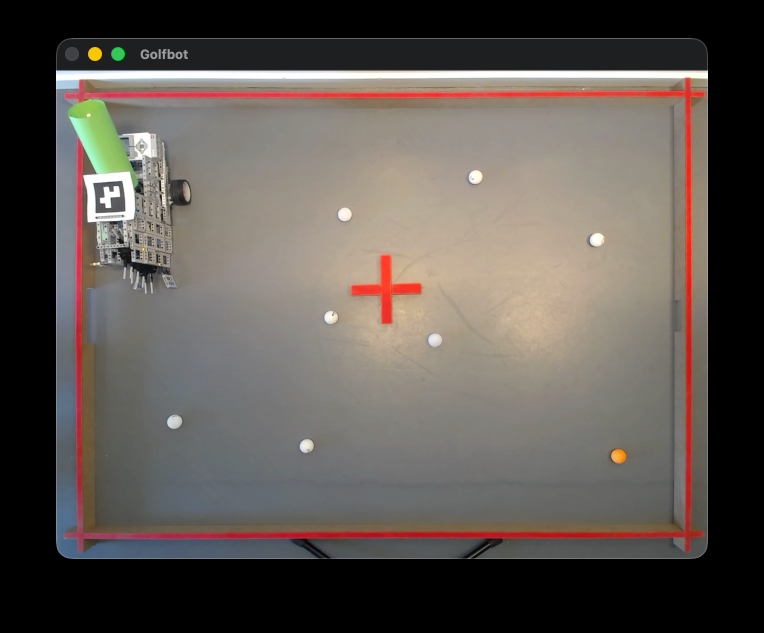
#> input picture test_img_1.png, 1528 x 1266 px (shown at 1/2 size)
$ python -i ball_avoid_robot_template.py   (imports and definitions only)
#> lines starting #> are read from the running program, lines starting #| are printed output that depends on the picture
#!/usr/bin/env python3
"""Camera-to-robot template for ping pong ball chase with obstacle avoidance.

- Detects orange/white ping pong balls using HSV + contour circularity.
- Detects near-field obstacles using edge/contour occupancy zones.
- Sends one-byte TCP commands to the robot with safety-first arbitration.
"""

from __future__ import annotations

import argparse
import math
import socket
import time
from dataclasses import dataclass
from typing import Optional

import cv2 as cv
import numpy as np


@dataclass
class HSVRange:
    lower: tuple[int, int, int]
    upper: tuple[int, int, int]


@dataclass
class BallDetection:
    x: int
    y: int
    radius: float
    color_name: str
    confidence: float
    circularity: float = 0.0


@dataclass
class RobotPose:
    x: int
    y: int
    heading_rad: float
    confidence: float


@dataclass
class DangerFlags:
    front: bool = False
    back: bool = False
    left: bool = False
    center: bool = False
    right: bool = False


@dataclass
class DangerState:
    nearest_distance_px: float = float("inf")
    nearest_point: Optional[tuple[int, int]] = None
    nearest_dx_body: float = 0.0
    nearest_dy_body: float = 0.0
    too_close: bool = False


@dataclass
class Settings:
    host: str = "172.20.10.2"
    port: int = 12345
    camera_index: int = 0
    send_interval_sec: float = 0.12
    stable_frames_required: int = 2
    reconnect_delay_sec: float = 1.0
    min_ball_area: int = 140
    max_ball_area: int = 8000
    min_ball_circularity: float = 0.65
    min_ball_radius: float = 10.0
    max_ball_radius: float = 20.0
    min_ball_confidence: float = 0.5
    align_deadband_px: int = 35
    target_radius_px: float = 38.0
    obstacle_roi_start_ratio: float = 0.52
    min_obstacle_area: int = 800
    danger_center_deadband_px: int = 60
    danger_distance_px: float = 35.0
    danger_too_close_px: float = 35.0
    danger_rear_ignore_px: float = 35.0
    aruco_dictionary: int = cv.aruco.DICT_4X4_50
    robot_marker_id: int = 7
    use_robot_pose: bool = True
    pose_turn_deadband_deg: float = 12.0
    pose_arrival_distance_px: float = 110.0
    white_sat_split: float = 80.0
    robot_footprint_length_px: float = 230.0
    robot_footprint_width_px: float = 80.0
    commit_forward_window_sec: float = 3 #TODO tweak


@dataclass
class HSVTuning:
    orange_range: HSVRange
    white_range: HSVRange
    white_sat_split: float


# Single-byte robot protocol. Change if your robot expects different keys.
CMD_FORWARD = "i"
CMD_BACKWARD = "k"
CMD_LEFT = "j"
CMD_RIGHT = "l"
CMD_STOP = "s"
CMD_QUIT = "q"


class RobotClient:
    # [40 lines left out: functions __init__, connect, send_char, close, not called in this run]


class HSVLiveTuner:
    WINDOW_NAME = "HSV Tuner"

    # [18 lines left out: function __init__, not called in this run]

    def _add(self, name: str, value: int, max_value: int) -> None:
        cv.createTrackbar(name, self.WINDOW_NAME, int(value), max_value, lambda _x: None)

    def _get(self, name: str) -> int:
        return int(cv.getTrackbarPos(name, self.WINDOW_NAME))

    # [715 lines left out: functions read, build_ball_masks, build_ball_mask, make_ball_debug_view, detect_balls, choose_target_ball and 9 more, not called in this run]


# [2 lines not run here, left out]

>>> import cv2
>>> picture = cv2.imread('../test_img_1.png', cv2.IMREAD_GRAYSCALE)
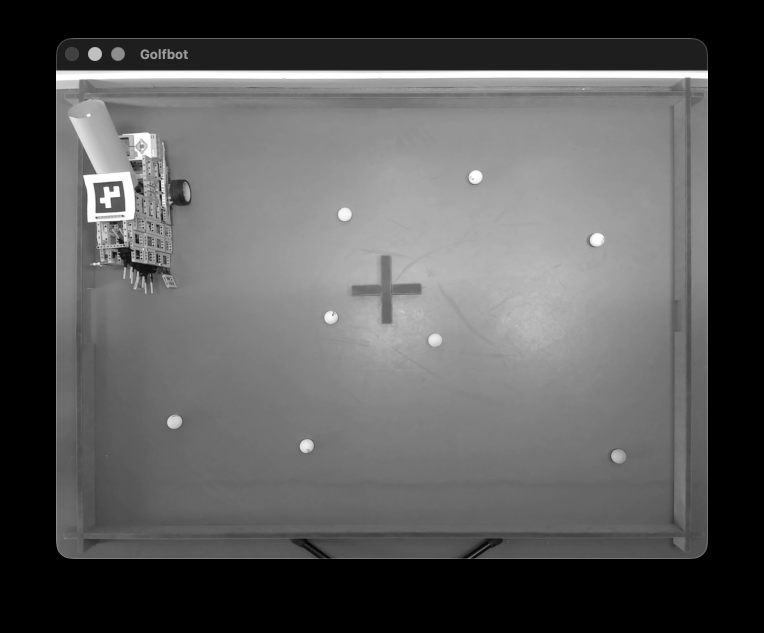
#> picture: shape (1266, 1528) (shown at 1/2 size); min 0, max 255, mean 88.3
#> (the run stopped early here; a loop or call above may not have finished)

$ run again, on test_img_3.png
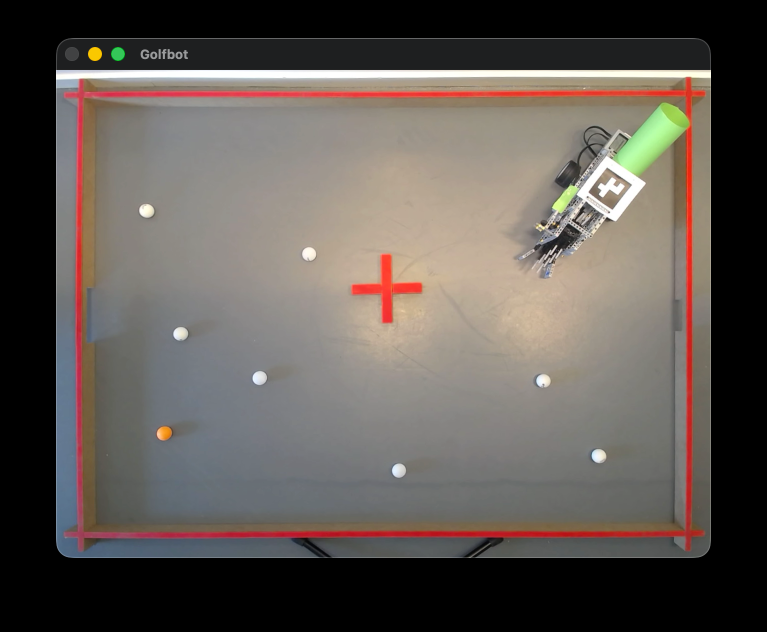
#> input picture test_img_3.png, 1534 x 1264 px (shown at 1/2 size)
#> `picture = cv2.imread('../test_img_1.png', cv2.IMREAD_GRAYSCALE)`:
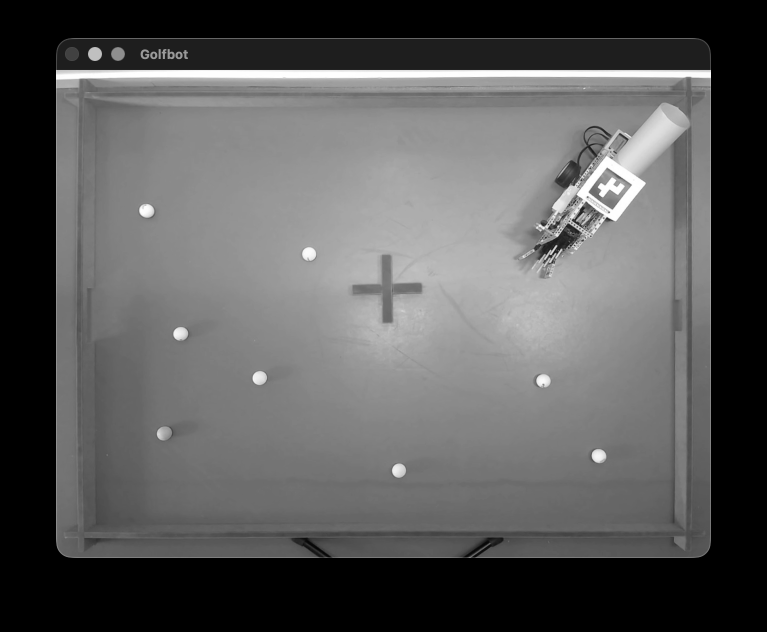
#> picture: shape (1264, 1534) (shown at 1/2 size); min 0, max 255, mean 89.8

$ run again, on test_img_4.png
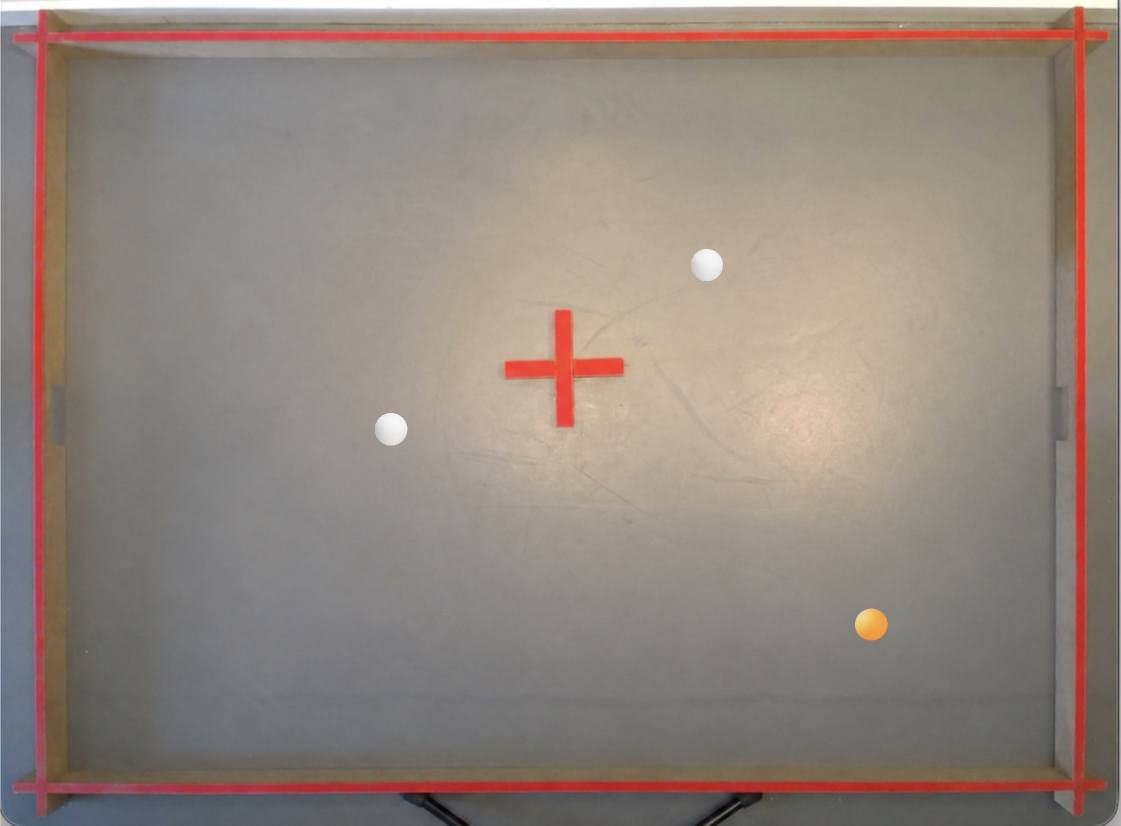
#> input picture test_img_4.png, 2241 x 1651 px (shown at 1/2 size)
#> `picture = cv2.imread('../test_img_1.png', cv2.IMREAD_GRAYSCALE)`:
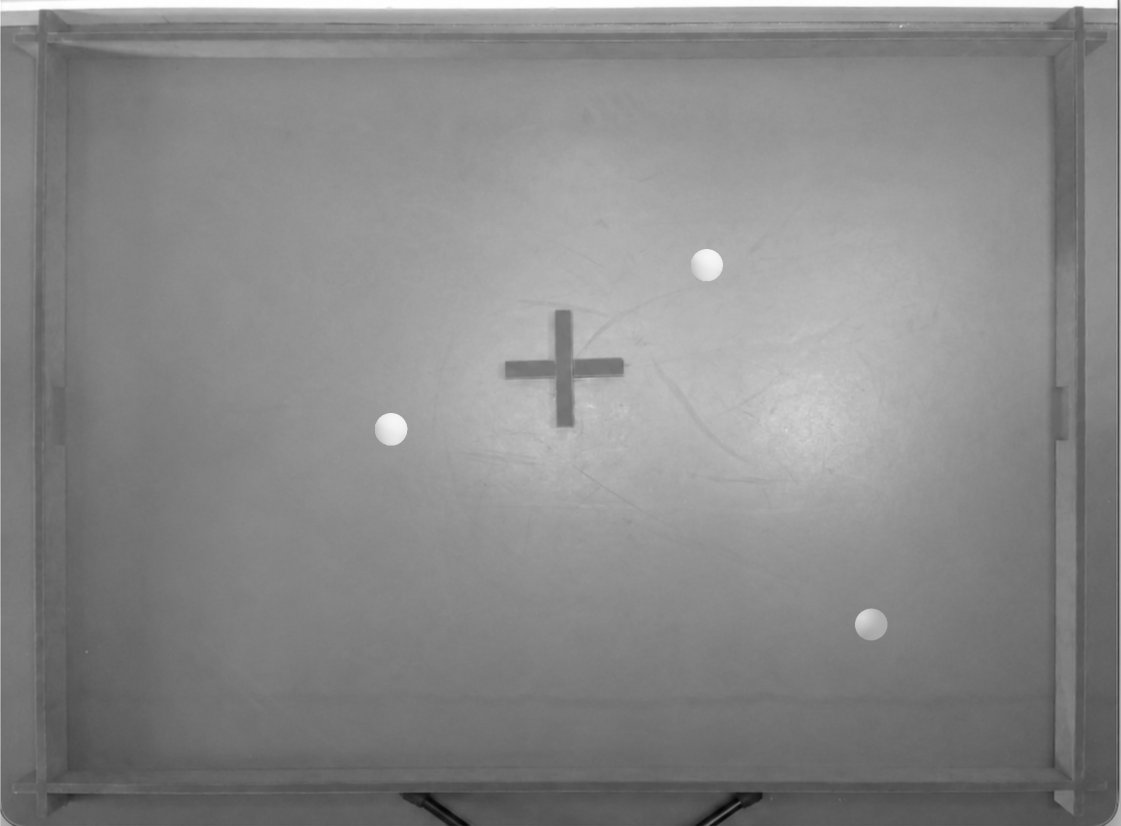
#> picture: shape (1651, 2241) (shown at 1/2 size); min 1, max 255, mean 136.5
